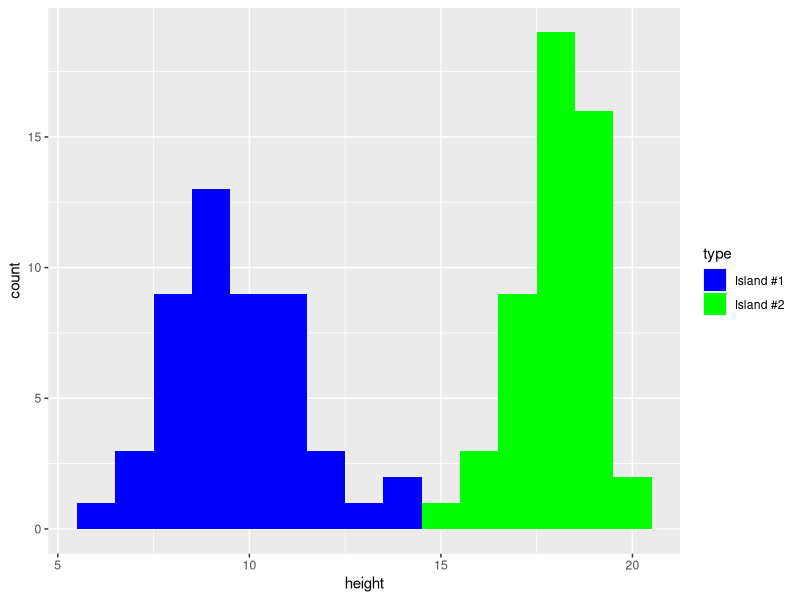
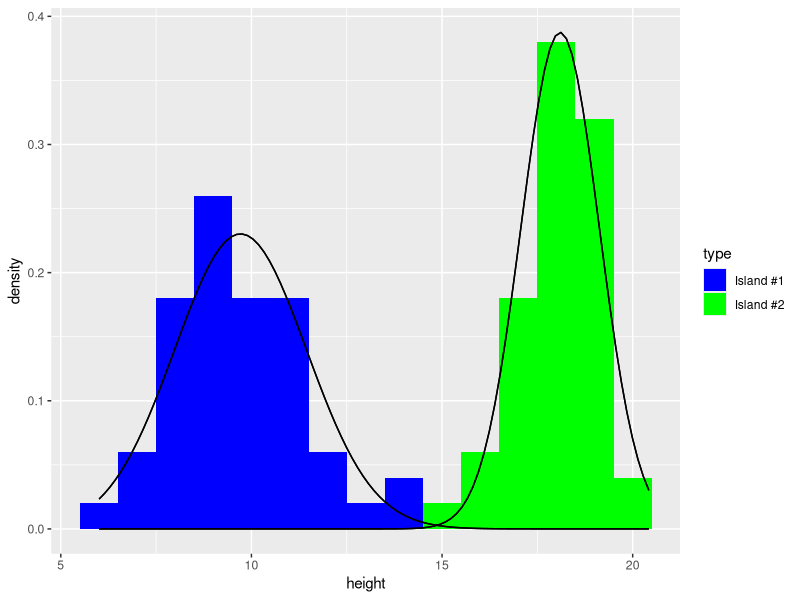
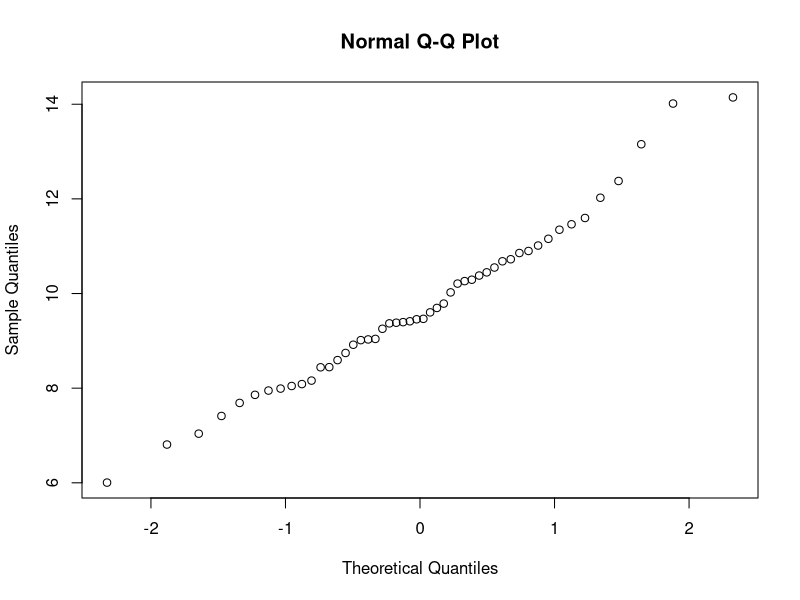
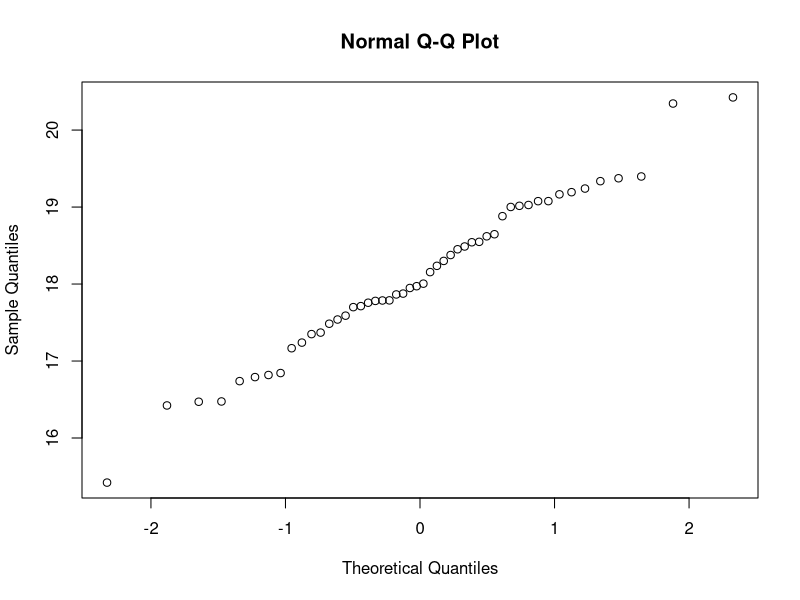

Generate these figures, in order, with R:
## ---- chunk 1
knitr::opts_chunk$set(echo = TRUE)
## ---- chunk 2

library(tidyverse)

set.seed(12)
x <- rnorm(50, 10, 2)
x2 <- rnorm(50, 18, 1.2)
x <- data.frame(height=x, type="Island #1", stringsAsFactors = F)
x2 <- data.frame(height=x2, type="Island #2", stringsAsFactors = F)
d <- rbind(x,x2) 
d <- as.data.frame(d)

## ---- chunk 3

library(ggplot2)



p <- ggplot(data = d, aes(x = height, fill = type)) +
  geom_histogram(binwidth = 1) +
  scale_fill_manual(values = c("blue", "green")) 
  

p

## ---- chunk 4

island_1 <- filter(d, type == "Island #1")
island_2 <- filter(d, type == "Island #2")

p <- ggplot(data = d, aes(x = height, fill = type)) +
  geom_histogram(aes(y = ..density..), binwidth = 1) +
  scale_fill_manual(values = c("blue", "green")) +
  stat_function(fun = dnorm, args = list(mean = mean(island_1$height), sd = sd(island_1$height))) +
  stat_function(fun = dnorm, args = list(mean = mean(island_2$height), sd = sd(island_2$height)))

p

## ---- chunk 5

shapiro.test(island_1$height)
shapiro.test(island_2$height)

  
## ---- chunk 6
qqnorm(island_1$height)
qqnorm(island_2$height)

## ---- chunk 7

y = rep(10.0000001, 10)
y2 = rep(5.0000002, 10)

y <- data.frame(height = y, type = "Island #1", stringsAsFactors = F)
y2 <- data.frame(height = y2, type = "Island #2", stringsAsFactors = F)

d2 <- rbind(y, y2)

tiny_giraffes <- rbind(d, d2)
tiny_giraffes <- as.data.frame(tiny_giraffes, stringsAsFactors = F)


## ---- chunk 8


tiny_giraffes <- tiny_giraffes %>%
  group_by(type) %>%
  mutate(sample_date = seq(as.Date("2019-03-01"), as.Date("2019-03-01") + 59, by = "1 day")) %>% ungroup()

## ---- chunk 9

giraffe_repeats <- tiny_giraffes %>%
  group_by(type) %>%
  arrange(sample_date) %>% 
  mutate(previous_day   = lag(height, 1), 
         two_days_prior = lag(height, 2),
         next_day = lead(height, 1),
         two_days_now = lead(height, 2)) %>% ungroup()

giraffe_repeats <- giraffe_repeats %>%
  rowwise() %>%
  mutate_at(c(1,4:7), round, 3) 

giraffe_repeats <- pivot_longer(giraffe_repeats, cols = c(height, previous_day, two_days_prior, next_day, two_days_now), names_to = "variables", values_to = "heights")

giraffe_repeats <- giraffe_repeats %>%
  group_by(type, sample_date) %>%
  mutate(same = n_distinct(heights) == 1)

## ---- chunk 10

cuteness <- c("very", "extremely", "omg")

tiny_giraffes <- tiny_giraffes %>%
  rowwise() %>%
  mutate(giraffe_id = paste(sample(cuteness, 1), sample_date, type, sep = "_"))

## ---- chunk 11

#tiny_giraffes <- tiny_giraffes %>%
 # mutate(giraffe_id = str_pad(),
         #giraffe_id = gsub(),
         #giraffe_id = gsub())

head(tiny_giraffes)
